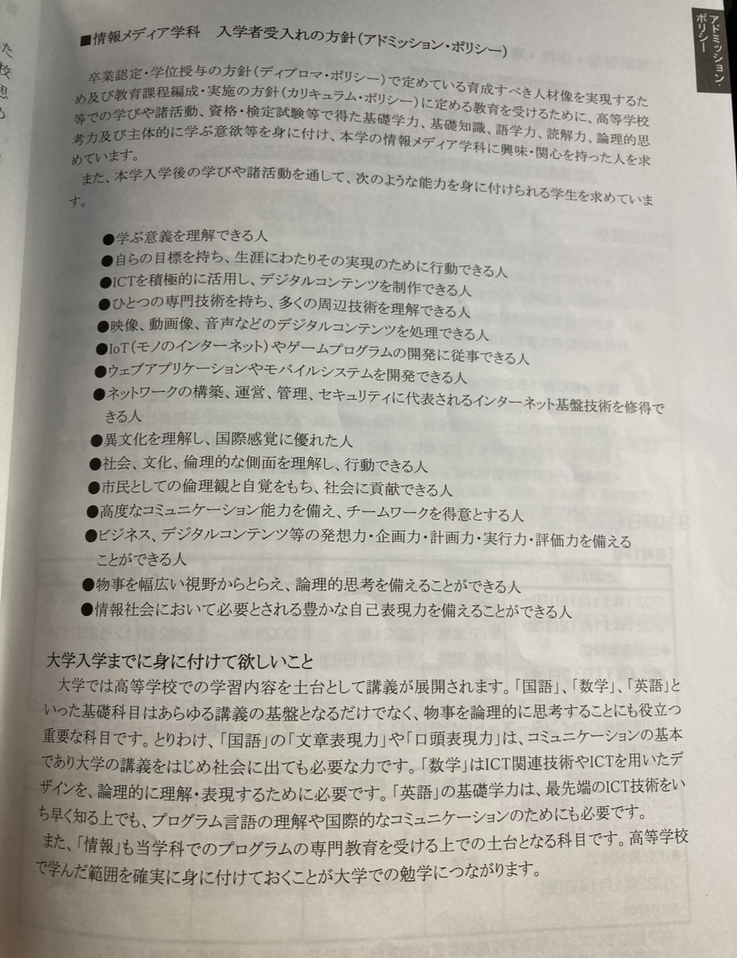
#> input picture images/admission.png, 737 x 958 px, shrunk from 1179 x 1533 before the run, found by its file name
$ python main_app_v2.py
#> lines starting #> are read from the running program, lines starting #| are printed output that depends on the picture; after the words box and inside, x2 and y2 are one past the last pixel; in counts of white or black regions, pixels touching at a corner belong together
import pytesseract
from PIL import Image
import google.generativeai as genai
import os
import cv2 # OpenCVライブラリをインポート

# --- Tesseract OCRのパス設定（Windowsで必要な場合） ---
# ご自身の環境に合わせてパスを修正してください
# pytesseract.pytesseract.tesseract_cmd = r'C:\Program Files\Tesseract-OCR\tesseract.exe'

# --- Gemini APIキーの設定 ---
# ご自身のAPIキーを設定してください
genai.configure(api_key="AIzaSyD-NwU9b-24GGDhguZpNYWsDEg7Pz8bGys")

# ==============================================================================
# ★★新機能★★ 関数: OCRのための画像前処理
# ==============================================================================
def preprocess_image_for_ocr(image_path):
    """
    OpenCVを使い、OCRの精度を向上させるための画像前処理を行います。
    """
#> called with image_path = 'images/admission.png'
    # 1. 画像を読み込む
    img = cv2.imread(image_path)
#> img is the input picture: shape (958, 737, 3); mean B, G, R 162.5, 170.6, 174.1
    if img is None:
        print(f"エラー: 画像が読み込めませんでした - {image_path}")
        return None

    # 2. グレースケール化：色情報をなくし、白黒の濃淡にします。
    gray = cv2.cvtColor(img, cv2.COLOR_BGR2GRAY)

    # 3. 二値化：画像を完全な白と黒の2色に分けます。これにより文字と背景が明確になります。
    #    cv2.THRESH_OTSUは、最適な閾値を自動で設定してくれる賢い方法です。
    _, binary_img = cv2.threshold(gray, 0, 255, cv2.THRESH_BINARY + cv2.THRESH_OTSU)
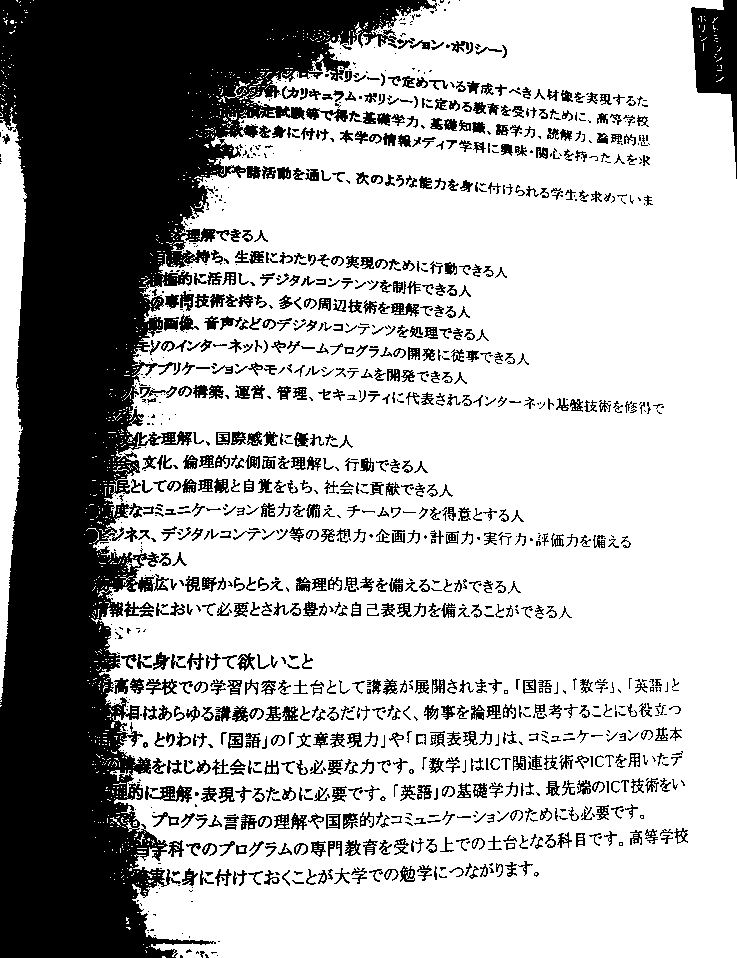
#> binary_img: shape (958, 737); 70.1% white; 1339 black regions (565 under 20 px), largest, box (x1, y1, x2, y2) and area: (0, 0, 437, 958) 153588, (691, 0, 737, 179) 3909, (145, 785, 192, 803) 408

    # 4. ノイズ除去：小さな点やかすれを除去します。
    #    メディアンフィルタは、特にゴマ塩ノイズに効果的です。
    denoised_img = cv2.medianBlur(binary_img, 3)
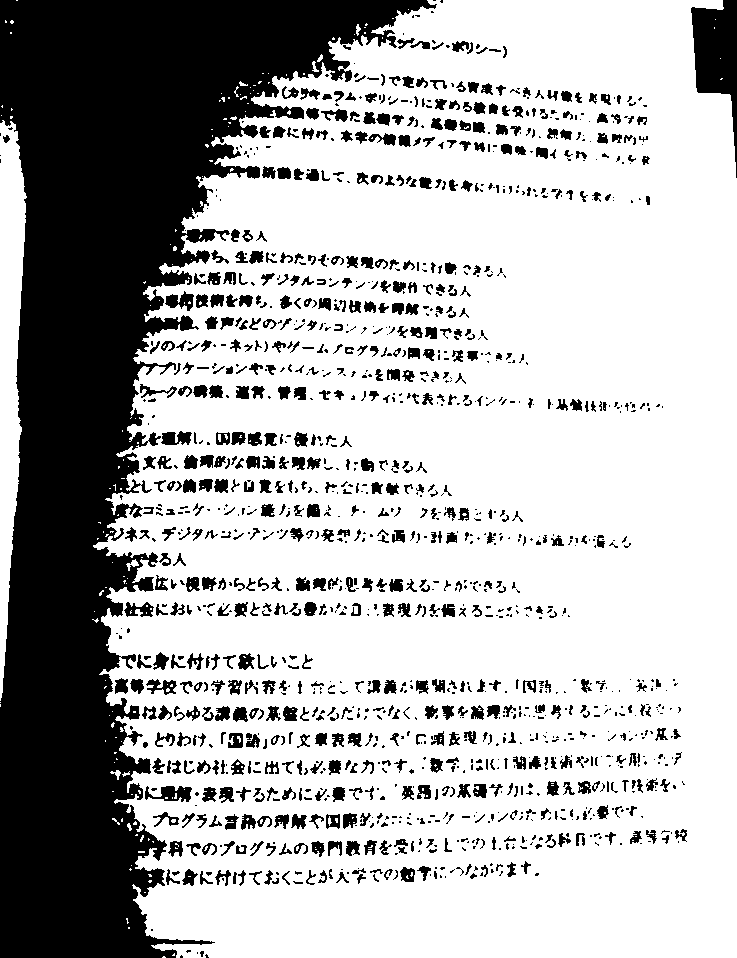
#> denoised_img: shape (958, 737); 70.4% white; 1421 black regions (739 under 20 px), largest, box (x1, y1, x2, y2) and area: (0, 0, 437, 958) 156175, (691, 0, 737, 178) 4009, (145, 786, 192, 802) 443

    # 処理後の画像を返す
    return denoised_img

# ==============================================================================
# 関数: 画像から文字を認識する (OCR機能)
# ==============================================================================
def perform_ocr(processed_image): # ★★変更点: ファイルパスではなく、処理済みの画像データを受け取る★★
    """
    前処理された画像データから文字認識を行います。
    """
    try:
        # Pytesseractに処理済みの画像データを直接渡す
#> (the run stopped early here; a loop or call above may not have finished)
